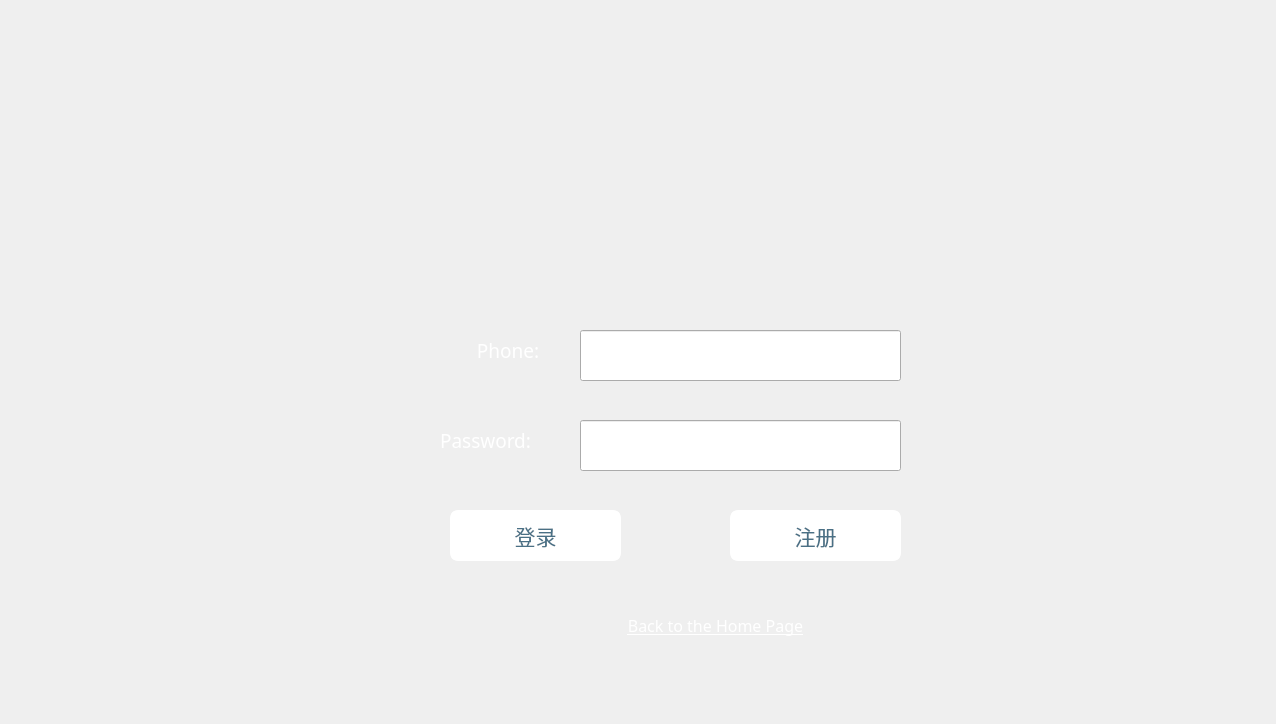
<?xml version="1.0" encoding="UTF-8"?>
<ui version="4.0">
 <class>login</class>
 <widget class="QWidget" name="login">
  <property name="geometry">
   <rect>
    <x>0</x>
    <y>0</y>
    <width>1276</width>
    <height>724</height>
   </rect>
  </property>
  <property name="minimumSize">
   <size>
    <width>1276</width>
    <height>724</height>
   </size>
  </property>
  <property name="maximumSize">
   <size>
    <width>1276</width>
    <height>724</height>
   </size>
  </property>
  <property name="windowTitle">
   <string>Form</string>
  </property>
  <widget class="QFrame" name="frame">
   <property name="geometry">
    <rect>
     <x>0</x>
     <y>0</y>
     <width>1276</width>
     <height>724</height>
    </rect>
   </property>
   <property name="styleSheet">
    <string notr="true">#frame{border-image: url(:/Picture/login.jpg);border-top-left-radius:15px;border-top-right-radius:15px;border-bottom-left-radius:15px;border-bottom-right-radius:15px;}</string>
   </property>
   <property name="frameShape">
    <enum>QFrame::StyledPanel</enum>
   </property>
   <property name="frameShadow">
    <enum>QFrame::Raised</enum>
   </property>
   <widget class="QLineEdit" name="phone_edit">
    <property name="geometry">
     <rect>
      <x>580</x>
      <y>330</y>
      <width>321</width>
      <height>51</height>
     </rect>
    </property>
   </widget>
   <widget class="QLabel" name="label">
    <property name="geometry">
     <rect>
      <x>440</x>
      <y>330</y>
      <width>131</width>
      <height>41</height>
     </rect>
    </property>
    <property name="font">
     <font>
      <family>Segoe Print</family>
      <pointsize>14</pointsize>
     </font>
    </property>
    <property name="styleSheet">
     <string notr="true">color: rgb(255, 255, 255);</string>
    </property>
    <property name="text">
     <string> Phone:</string>
    </property>
    <property name="alignment">
     <set>Qt::AlignCenter</set>
    </property>
   </widget>
   <widget class="QLabel" name="label_2">
    <property name="geometry">
     <rect>
      <x>410</x>
      <y>420</y>
      <width>151</width>
      <height>41</height>
     </rect>
    </property>
    <property name="font">
     <font>
      <family>Segoe Print</family>
      <pointsize>14</pointsize>
     </font>
    </property>
    <property name="styleSheet">
     <string notr="true">color: rgb(255, 255, 255);</string>
    </property>
    <property name="text">
     <string>Password:</string>
    </property>
    <property name="alignment">
     <set>Qt::AlignCenter</set>
    </property>
   </widget>
   <widget class="QLineEdit" name="pwd_edit">
    <property name="geometry">
     <rect>
      <x>580</x>
      <y>420</y>
      <width>321</width>
      <height>51</height>
     </rect>
    </property>
   </widget>
   <widget class="QPushButton" name="login_2">
    <property name="geometry">
     <rect>
      <x>450</x>
      <y>510</y>
      <width>171</width>
      <height>51</height>
     </rect>
    </property>
    <property name="font">
     <font>
      <family>华文新魏</family>
      <pointsize>16</pointsize>
     </font>
    </property>
    <property name="styleSheet">
     <string notr="true">background-color:rgb(255,255,255);border: 3px solid white;border-radius:8px;color:rgb(74,112,133);</string>
    </property>
    <property name="text">
     <string>登录</string>
    </property>
   </widget>
   <widget class="QPushButton" name="reg">
    <property name="geometry">
     <rect>
      <x>730</x>
      <y>510</y>
      <width>171</width>
      <height>51</height>
     </rect>
    </property>
    <property name="font">
     <font>
      <family>华文新魏</family>
      <pointsize>16</pointsize>
     </font>
    </property>
    <property name="styleSheet">
     <string notr="true">background-color:rgb(255,255,255);border: 3px solid white;border-radius:8px;color:rgb(74,112,133);</string>
    </property>
    <property name="text">
     <string>注册</string>
    </property>
   </widget>
   <widget class="QPushButton" name="main">
    <property name="geometry">
     <rect>
      <x>530</x>
      <y>600</y>
      <width>371</width>
      <height>51</height>
     </rect>
    </property>
    <property name="font">
     <font>
      <family>Segoe Print</family>
      <pointsize>12</pointsize>
      <underline>true</underline>
     </font>
    </property>
    <property name="styleSheet">
     <string notr="true">border-radius:10px;padding:2px 4px;color: white;</string>
    </property>
    <property name="text">
     <string>Back to the Home Page</string>
    </property>
   </widget>
   <widget class="QLabel" name="label_3">
    <property name="geometry">
     <rect>
      <x>510</x>
      <y>590</y>
      <width>111</width>
      <height>81</height>
     </rect>
    </property>
    <property name="text">
     <string>&lt;html&gt;&lt;head/&gt;&lt;body&gt;&lt;p&gt;&lt;img src=&quot;:/Picture/arrowRight.png&quot;/&gt;&lt;/p&gt;&lt;/body&gt;&lt;/html&gt;</string>
    </property>
   </widget>
   <widget class="QLabel" name="login_err">
    <property name="geometry">
     <rect>
      <x>940</x>
      <y>80</y>
      <width>300</width>
      <height>50</height>
     </rect>
    </property>
    <property name="font">
     <font>
      <family>华文新魏</family>
      <pointsize>14</pointsize>
     </font>
    </property>
    <property name="styleSheet">
     <string notr="true">color: rgb(255, 255, 255);</string>
    </property>
    <property name="text">
     <string/>
    </property>
    <property name="alignment">
     <set>Qt::AlignCenter</set>
    </property>
   </widget>
  </widget>
 </widget>
 <resources/>
 <connections/>
</ui>
